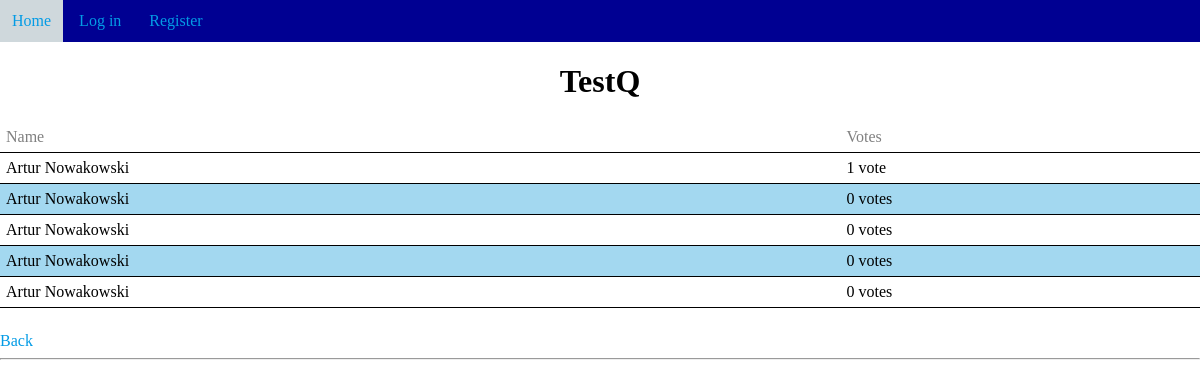
Screenshot of /polls/5/results/ with the database file from the repository.
### polls/models.py (models this page shows, shortened)
class Question(models.Model):
    user = models.ManyToManyField(settings.AUTH_USER_MODEL, blank=True)
    question_text = models.CharField(max_length=200)
    pub_date = models.DateTimeField('date published')
    end_date = models.DateTimeField('ending date')
    def was_published_recently(self):
        now = timezone.now()
        return now - datetime.timedelta(days=1) <= self.pub_date <= now
    was_published_recently.admin_order_field = 'pub_date'
    was_published_recently.boolean = True
    was_published_recently.short_description = 'Published recently?'
    def has_ended(self):
        now = timezone.now()
        return self.end_date <= now
    has_ended.admin_order_field = 'end_date'
    has_ended.boolean = True
    has_ended.short_description = 'Has ended?'
    def sorted_votes(self):
        return sorted(self.vote_set.all(), key=lambda vote: vote.votes, reverse=True)

class Vote(models.Model):
    votes = models.IntegerField(default=0)
    user_id = models.ForeignKey(User, on_delete=models.CASCADE)
    question_id = models.ForeignKey(Question, on_delete=models.CASCADE, verbose_name='poll')

class User(AbstractBaseUser, PermissionsMixin):
    email = models.EmailField(unique=True, null=True)
    name = models.CharField(max_length=100, null=True)
    surname = models.CharField(max_length=100, null=True)
    birthday = models.DateField(auto_now=False, auto_now_add=False, null=True)
    role = models.CharField(max_length=50, null=True)
    request_role_change = models.BooleanField(
        _('role change'),
        default=False,
        help_text=_('Designates whether the user has requested role change'),
    )
    is_staff = models.BooleanField(
        _('staff status'),
        default=False,
        help_text=_('Designates whether the user can log into this site.'),
    )
    is_active = models.BooleanField(
        _('active'),
        default=True,
        help_text=_(
            'Designates whether this user should be treated as active. '
            'Unselect this instead of deleting accounts.'
        ),
    )
    USERNAME_FIELD = 'email'
    objects = MyUserManager()

### polls/views.py (the view)
# urls.py: url(r'^(?P<pk>[0-9]+)/results/$', views.ResultsView.as_view(), name='results'),
class ResultsView(generic.DetailView):
    model = Question
    template_name = 'polls/results.html'

### polls/templates/polls/results.html (shortened to what this page needs)
{% extends "base.html" %}
{% block content %}
<div class="results">
<h1>{{ question.question_text }}</h1>
{% if question.has_ended %}
<table>
        <thead>
                <tr>
                    <td>Name</td>
                    <td>Votes</td>
                </tr>
        </thead>
{% for vote in question.sorted_votes %}
<tr>
    <td>{{ vote.user_id.name }} {{ vote.user_id.surname }}</td>
    <td>{{ vote.votes }} vote{{ vote.votes|pluralize }}</td>
</tr>
    {% endfor %}
</table>
{% else %}
    You have successfully voted!
{% endif %}
<a href="/polls/finishedpolls">Back</a>
</div>
{% endblock %}

### templates/base.html (shortened to what this page needs)
{% load i18n %}
{% load permission_tags %}
{% load static %}
{% load tags %}
<!DOCTYPE html>
<html lang="en">
<head>
    <link rel="stylesheet" href="{% static 'polls/style.css' %}" />
</head>
<body>
    <nav>
    {% block header %}
    <a href="{% url 'polls:index' %}">{% trans "Home" %}</a>
    {% if user.is_authenticated %}
    <div class="dropdown">
    <div class="dropbtn">
    {% trans "Logged in" %}: {{ user.email }} as {{ user.role }}
    </div>
    <div class="dropdown-content">
        <a href="{% url 'auth_logout' %}">{% trans "Log out" %}</a>
        <a href="{% url 'auth_password_change' %}">{% trans "Change password" %}</a>
        {% if user|has_role:'admin' %}
            {% count_role_changes as tmp %}
            {% if tmp != 0 %}
            <a href="{% url 'polls:changerole' %}">{% trans "Accept role changes" %} ({{ tmp }})</a>
            {% endif %}
        {% endif %}
        {% if not user|has_role:'admin' %}
            <a href="{% url 'polls:requestrole' %}">{% trans "Change role" %}</a>
        {% endif %}
    </div>
    </div>
    {% else %}
       <a href="{% url 'auth_login' %}">{% trans "Log in" %}</a>
       <a href="{% url 'registration_register' %}">{% trans "Register" %}</a>
    {% endif %}
    {% endblock %}
    </nav>
    <div id="content">
    {% block content %}{% endblock %}
    </div>
    <div id="footer">
    {% block footer %}
        <hr />
    {% endblock %}
    </div>
</body>
</html>

### polls/static/polls/style.css (style rules this page uses)
body { margin: 0vw; }
nav { background-color: rgb(0, 0, 146); color: #039be5; }
nav a { padding: 1vw; text-decoration: none; display: inline-block; }
nav a:visited, a:link { color: #039be5; }
.results a { text-decoration: none; }
h1 { text-align: center; }
thead { color: grey; }
td { border-bottom: 1px solid black; padding: .5vw; }
tr:nth-child(even) { background-color: #a3d8f0; }
table { border-collapse: collapse; width: 100%; margin-bottom: 2vw; }

### rows the page displays
Question: question_text "TestQ"
Vote: user_id.name "Artur", user_id.surname "Nowakowski", votes "1"
Vote: user_id.name "Artur", user_id.surname "Nowakowski", votes "0"
Vote: user_id.name "Artur", user_id.surname "Nowakowski", votes "0"
Vote: user_id.name "Artur", user_id.surname "Nowakowski", votes "0"
Vote: user_id.name "Artur", user_id.surname "Nowakowski", votes "0"
